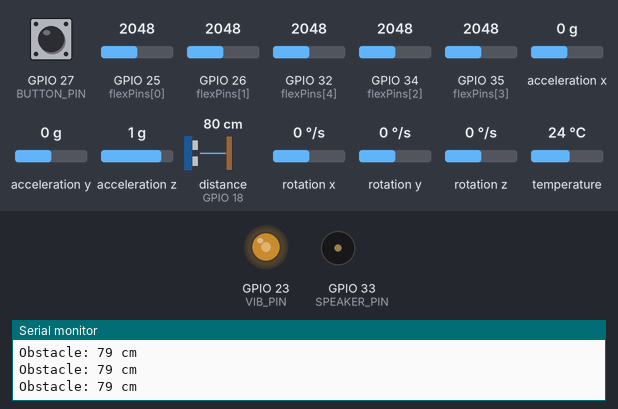
Bench run of a sketch on a simulated ESP32. Parts: output pins drawn as LEDs (lit = HIGH), buzzer (waves = sounding), the last lines printed to the serial monitor. Wiring (inferred from the names in the program): ultrasonic range finder: trigger GPIO 5; echo GPIO 18. Inputs (shaded band) come from the test bench; at power-on: GPIO 27 (BUTTON_PIN) HIGH, distance to the obstacle (sensor on GPIO 18) 80 cm, GPIO 25 (flexPins[0]) = 2048, GPIO 26 (flexPins[1]) = 2048, GPIO 32 (flexPins[4]) = 2048, GPIO 34 (flexPins[2]) = 2048, GPIO 35 (flexPins[3]) = 2048, acceleration x 0 g, acceleration y 0 g, acceleration z 1 g, rotation x 0 °/s, rotation y 0 °/s, rotation z 0 °/s, temperature 24 °C. The echo pulse lasts 58.3 µs per cm; pins used as bus, display or sensor lines are not drawn.

Above: at 1.2 s.
1.3 s: GPIO 27 (BUTTON_PIN) pulled LOW for 0.25 s
At 1.74 s:
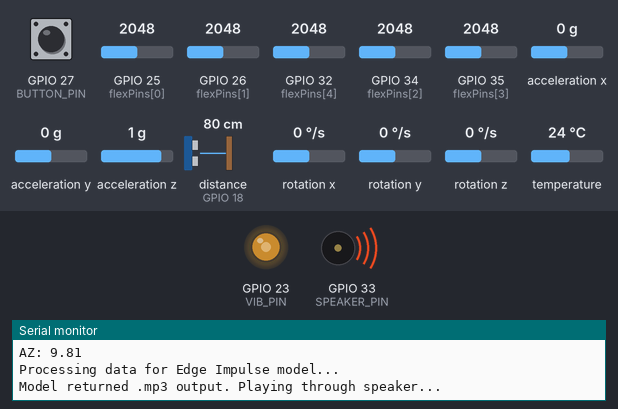
4.3 s: GPIO 27 (BUTTON_PIN) pulled LOW for 1 s
At 5.5 s:
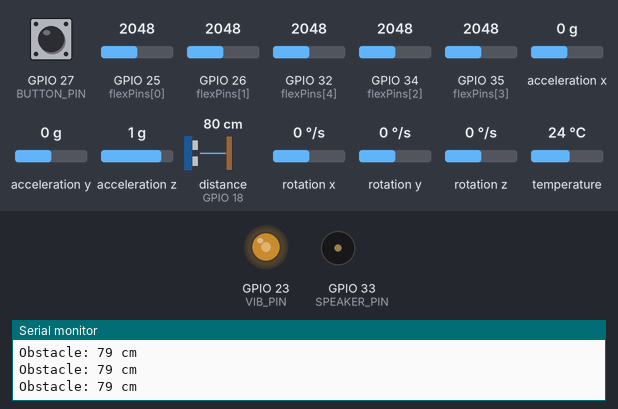
6.8 s: distance to the obstacle (sensor on GPIO 18) set to 250 cm
At 7.7 s:
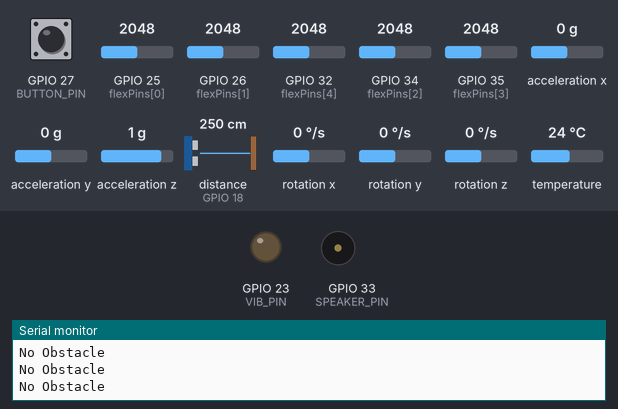
8.4 s: distance to the obstacle (sensor on GPIO 18) set to 2 cm
At 9.6 s:
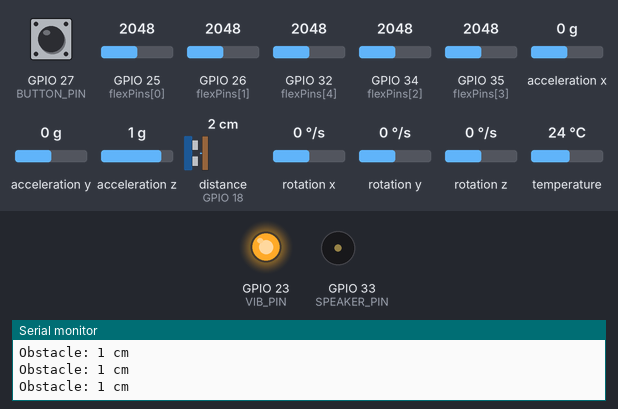
9.9 s: GPIO 27 (BUTTON_PIN) pulled LOW for 0.25 s
At 10.38 s:
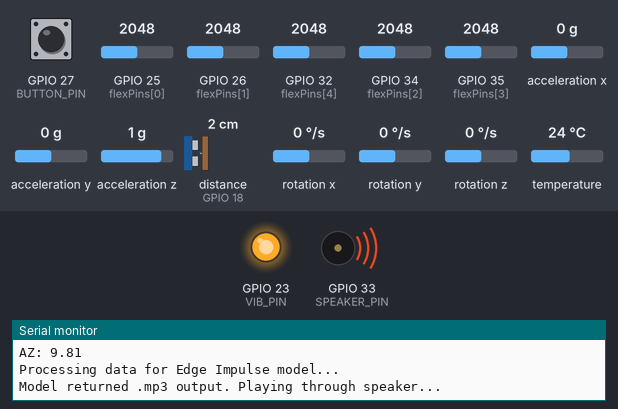
13.0 s: GPIO 27 (BUTTON_PIN) pulled LOW for 3.2 s
At 13.0 s:
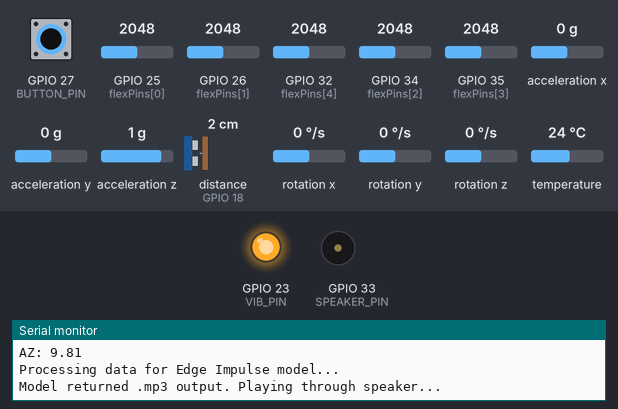
Timing chart, 0 to 16.0 s (numbered marks = the images above; inputs shaded):
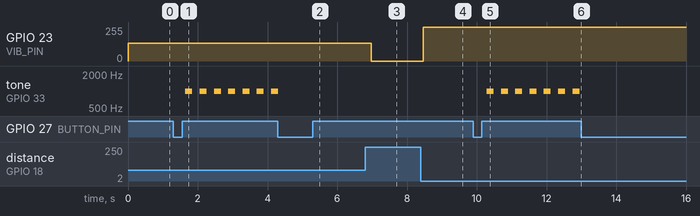

The sketch:

main.ino
```cpp
#include <Wire.h>
#include <Adafruit_MPU6050.h>
#include <Adafruit_Sensor.h>

#define BUTTON_PIN 27
#define VIB_PIN 23        // Vibration motor
#define SPEAKER_PIN 33    // Speaker
#define TRIG 5
#define ECHO 18

Adafruit_MPU6050 mpu;
int flexPins[5] = {25, 26, 34, 35, 32}; // Flex sensors

bool signMode = false;
bool lastButton = HIGH;

// Measure distance using ultrasonic sensor
long getDistance() {
    digitalWrite(TRIG, LOW);
    delayMicroseconds(2);
    digitalWrite(TRIG, HIGH);
    delayMicroseconds(10);
    digitalWrite(TRIG, LOW);
    long d = pulseIn(ECHO, HIGH, 25000);
    if(d == 0) return -1;
    return d * 0.034 / 2; // distance in cm
}

// Model:
void processSignMode(int flex[5], float ax, float ay, float az) {
    Serial.println("Processing data for Edge Impulse model...");

    // TODO: Convert flex+IMU to model input
    // Example: float modelInput[8] = {flex[0], flex[1], flex[2], flex[3], flex[4], ax, ay, az};

    // TODO: Run Edge Impulse inference
    // Output: .mp3 or audio buffer

    Serial.println("Model returned .mp3 output. Playing through speaker...");

    // Temporary demo: play a short tone on speaker using LEDC
    ledcWriteTone(1, 1000);
    delay(200);
    ledcWriteTone(1, 0);
}

void setup() {
    // Pins
    pinMode(BUTTON_PIN, INPUT_PULLUP);
    pinMode(VIB_PIN, OUTPUT);
    pinMode(TRIG, OUTPUT);
    pinMode(ECHO, INPUT);
    pinMode(SPEAKER_PIN, OUTPUT);

    Serial.begin(115200);
    Wire.begin(21, 22);  // ESP pins for MPU6050
    Wire.setClock(400000);

    // Setup PWM channels for ESP32 (vibration + speaker)
    ledcSetup(0, 5000, 8);
    ledcAttachPin(VIB_PIN, 0);
    ledcSetup(1, 2000, 8);
    ledcAttachPin(SPEAKER_PIN, 1);

    if (!mpu.begin()) {
        Serial.println("Failed to find MPU6050 chip");
        while (1) { delay(10); }
    }
    Serial.println("Found MPU6050");

    Serial.println("BOOT OK");
    Serial.println("SYSTEM READY");
}

void loop() {
    // Button to toggle mode
    bool btn = digitalRead(BUTTON_PIN);
    if(btn == LOW && lastButton == HIGH) {
        signMode = !signMode;
        Serial.println(signMode ? "MODE: SIGN" : "MODE: OBSTACLE");
        delay(200);
    }
    lastButton = btn;

    if(signMode) {
        // SIGN MODE
        int flex[5];
        for(int i = 0; i < 5; i++){
            flex[i] = analogRead(flexPins[i]);
            Serial.print("F"); Serial.print(i+1); Serial.print(": "); Serial.println(flex[i]);
        }

        sensors_event_t a, g, temp;
        mpu.getEvent(&a, &g, &temp);
        float ax = a.acceleration.x;
        float ay = a.acceleration.y;
        float az = a.acceleration.z;
        Serial.print("AX: "); Serial.println(ax);
        Serial.print("AY: "); Serial.println(ay);
        Serial.print("AZ: "); Serial.println(az);

        // Send sensor data to Edge Impulse model and play audio
        processSignMode(flex, ax, ay, az);

    } else {
        // OBSTACLE MODE
        long dist = getDistance();
        if(dist < 0 || dist > 150) {
            Serial.println("No Obstacle");
            analogWrite(VIB_PIN, 0);
        } else {
            Serial.print("Obstacle: "); Serial.print(dist); Serial.println(" cm");
            int intensity = map(dist, 150, 5, 20, 255);
            intensity = constrain(intensity, 0, 255);
            analogWrite(VIB_PIN, intensity);
        }
    }

    delay(200);
}
```

Measured:
- after the input at 1.3 s, tone on GPIO 33 (SPEAKER_PIN): alternates 1000 Hz for 0.20 s and silent for 0.21 s, starting after 0.35 s
- after the input at 4.3 s, tone on GPIO 33 (SPEAKER_PIN): goes on until 4.3 s, then stays silent
- after the input at 6.8 s, GPIO 23 (VIB_PIN): 135/255 → 0/255 after 0.18 s
- after the input at 8.4 s, GPIO 23 (VIB_PIN): 0/255 → 255/255 after 0.07 s
- after the input at 9.9 s, tone on GPIO 33 (SPEAKER_PIN): alternates 1000 Hz for 0.20 s and silent for 0.21 s, starting after 0.39 s
- after the input at 13.0 s, tone on GPIO 33 (SPEAKER_PIN): stops changing and stays silent
